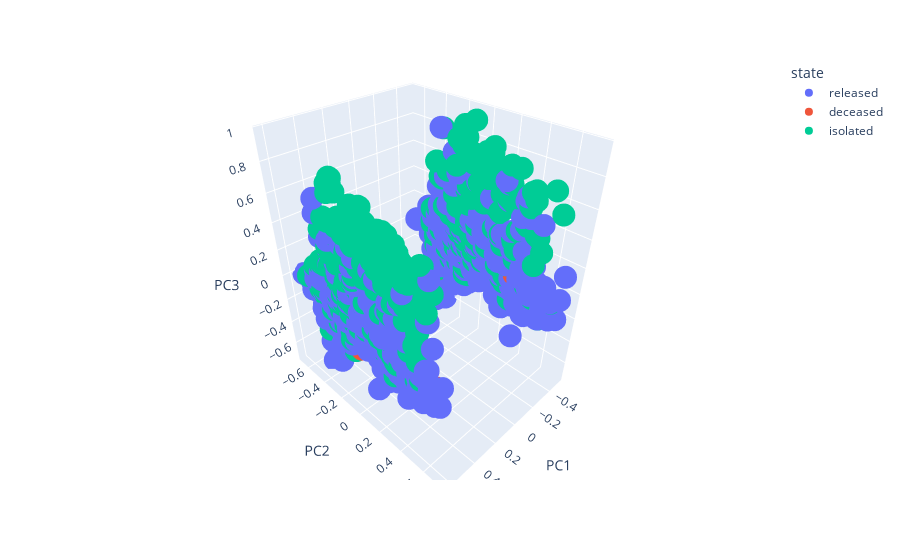

Source (notebook cell):
### Code cell
fig = px.scatter_3d(
    labeled_df,
    x="PC1",
    y="PC2",
    z="PC3",
    color="state",
    labels={"0": "PC 1", "1": "PC 2", "2": "PC 3"},
)
fig.show()

### Figure 1 — Plotly figure (JSON) as saved in the notebook; plotly's stock layout.template omitted (floating-point values rounded to 4 significant figures; data arrays with more than 128 entries replaced by an {"elided": "..."} marker saying what was removed)
{"data": [{"hovertemplate": "state=released<br>PC1=%{x}<br>PC2=%{y}<br>PC3=%{z}<extra></extra>", "legendgroup": "released", "marker": {"color": "#636efa", "symbol": "circle"}, "mode": "markers", "name": "released", "scene": "scene", "showlegend": true, "type": "scatter3d", "x": {"elided": "2444 float values"}, "y": {"elided": "2444 float values"}, "z": {"elided": "2444 float values"}}, {"hovertemplate": "state=deceased<br>PC1=%{x}<br>PC2=%{y}<br>PC3=%{z}<extra></extra>", "legendgroup": "deceased", "marker": {"color": "#EF553B", "symbol": "circle"}, "mode": "markers", "name": "deceased", "scene": "scene", "showlegend": true, "type": "scatter3d", "x": [0.504, 0.5237, 0.5307, 0.5254, 0.5487, -0.4775, 0.5245, -0.492, 0.5292, 0.5143, -0.4587, -0.4517, 0.5443, 0.5384, 0.5475, 0.5416, 0.5475, -0.4473, -0.4532, 0.5429, -0.4458, 0.5326, 0.5385, 0.5385, -0.4399, 0.4989, 0.5414, -0.4844, 0.5283, 0.5753, -0.4967, -0.4718, 0.527, 0.5558, 0.5549, 0.5607, 0.5301, -0.4718, -0.4948, 0.5424, -0.4959, -0.5018, -0.482, -0.4697, -0.4755, 0.5514, 0.5455, 0.5014, 0.4957, 0.4957, 0.5016, -0.4944, 0.5075, 0.5075, 0.5075, -0.4944, 0.5329, -0.4673, 0.5441, -0.4644, -0.4703, 0.5223, -0.5022, 0.4982, -0.4686, 0.52, -0.4607, 0.5201, 0.5201, 0.5316, 0.5333, -0.4796, 0.5106, 0.5165, -0.5005], "y": [-0.1249, 0.1842, -0.316, -0.3342, 0.4322, -0.1862, -0.2368, -0.3949, 0.007253, -0.3313, 0.3595, 0.3518, 0.2461, 0.2443, 0.3229, 0.3212, 0.3229, 0.4558, 0.454, 0.4017, 0.3442, 0.2866, 0.2884, 0.2884, 0.346, -0.3873, 0.2276, -0.1923, -0.1192, 0.4992, -0.2861, -0.2828, -0.1521, 0.5375, 0.5363, 0.5381, 0.1252, 0.1757, -0.2762, 0.2155, -0.3205, -0.3223, -0.03608, 0.1488, 0.1471, 0.5892, 0.5874, -0.4066, -0.4393, -0.4393, -0.4376, -0.3852, -0.4358, -0.4358, -0.4358, -0.3852, -0.06559, 0.1185, 0.0884, 0.1569, 0.1551, -0.3809, -0.2924, -0.3561, 0.05533, -0.08663, 0.3687, -0.1759, -0.1759, -0.003362, 0.004779, -0.3303, -0.3844, -0.3827, -0.3561], "z": [-0.3656, -0.1952, -0.05946, 0.09249, -0.1635, 0.128, 0.08848, -0.3527, -0.08509, -0.03538, -0.06776, -0.02948, -0.1653, -0.1707, -0.1653, -0.1707, -0.1653, -0.05495, -0.06039, -0.1054, -0.01272, -0.07404, -0.0686, -0.0686, -0.007286, -0.1933, -0.05458, -0.161, -0.07113, -0.1214, -0.2092, 0.2251, 0.1715, -0.2238, -0.2445, -0.2391, -0.2013, -0.1618, -0.1474, -0.1586, -0.2557, -0.2611, -0.1609, -0.08953, -0.09497, -0.1322, -0.1376, -0.2222, -0.07745, -0.07745, -0.07201, -0.02701, -0.06657, -0.06657, -0.06657, -0.02701, 0.2107, 0.02308, 0.1837, -0.08917, -0.0946, -0.1742, -0.1873, -0.2478, -0.07264, -0.2005, -0.1253, -0.3438, -0.3438, -0.1582, -0.1122, -0.1347, -0.1851, -0.1797, -0.1826]}, {"hovertemplate": "state=isolated<br>PC1=%{x}<br>PC2=%{y}<br>PC3=%{z}<extra></extra>", "legendgroup": "isolated", "marker": {"color": "#00cc96", "symbol": "circle"}, "mode": "markers", "name": "isolated", "scene": "scene", "showlegend": true, "type": "scatter3d", "x": {"elided": "1200 float values"}, "y": {"elided": "1200 float values"}, "z": {"elided": "1200 float values"}}], "layout": {"legend": {"title": {"text": "state"}, "tracegroupgap": 0}, "margin": {"t": 60}, "scene": {"domain": {"x": [0, 1], "y": [0, 1]}, "xaxis": {"title": {"text": "PC1"}}, "yaxis": {"title": {"text": "PC2"}}, "zaxis": {"title": {"text": "PC3"}}}}}
